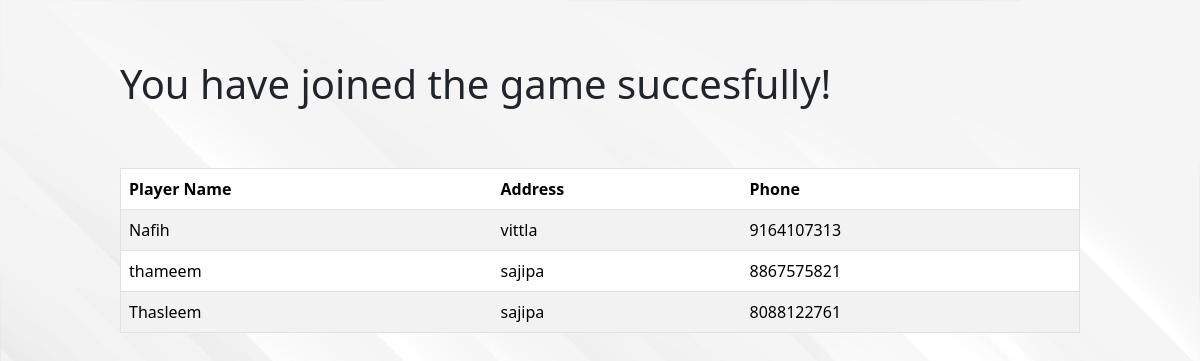
/game/4/players_list (signed in), run on an earlier commit of the app's database.
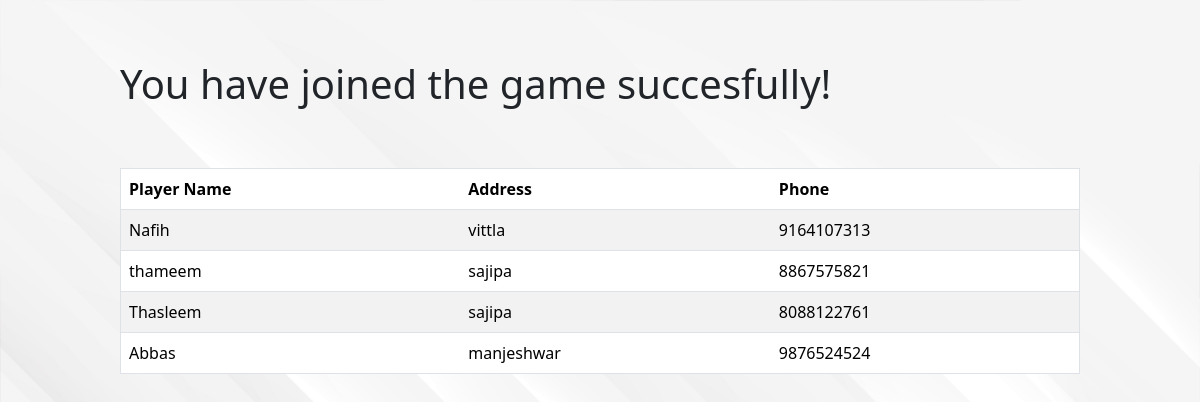
And on a later commit of the database.
### app.py (models this page shows)
class Player(db.Model):
    id = db.Column(db.Integer, primary_key=True)
    game_id = db.Column(db.Integer, db.ForeignKey('game.id'), nullable=False)
    player_name = db.Column(db.String(255), nullable=False)
    player_address = db.Column(db.String(255), nullable=False)
    player_phone = db.Column(db.String(15), nullable=True)

### app.py (the view)
@app.route('/game/<int:game_id>/players_list')
@login_required
def players_list(game_id):
    game = Game.query.get_or_404(game_id)
    players = game.players
    return render_template('players_list.html', players=players)

### app.py (called while the page is built)
@login_manager.user_loader
def load_user(user_id):
    return User.query.get(int(user_id))

### templates/players_list.html
{% extends 'layout.html' %} {% block title %} Players List {% endblock title %}
{% block body %}
<h1 class="turftab">You have joined the game succesfully!</h1>
<div class="turftab">
  <table border="1" class="table table-striped">
    <thead>
      <tr>
        <th>Player Name</th>
        <th>Address</th>
        <th>Phone</th>
      </tr>
    </thead>
    <tbody>
      {% for player in players %}
      <tr>
        <td>{{ player.player_name }}</td>
        <td>{{ player.player_address }}</td>
        <td>{{ player.player_phone }}</td>
      </tr>
      {% endfor %}
    </tbody>
  </table>
</div>
{% endblock body %}

What changed in the data, as far as the page shows it:
added Player: player_name "Abbas", player_address "manjeshwar", player_phone "9876524524"
